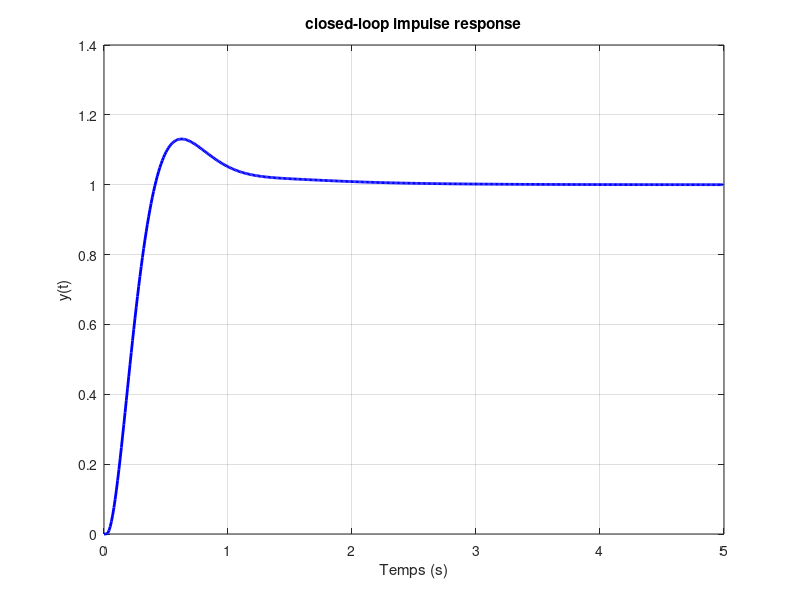

This chart was generated by the following MATLAB code:
Ts=0.01; % sampling time
num=2.3; % the numerator coefficients of the transfer function of a physical system
den=[0.1 1.1 1]; % the denomerator coefficients of the transfer function of a physical system
G= tf(num, den); % the transfer function
sysd = c2d(G,Ts,'zoh'); % Convert the transfer function into a discrete-time transfer function
e(1)=0; % error initialization
e(2)=0;
u(1)=0; % initialization of the input signal
u(2)=0;
y(1)=0; % initialization of the input signal
y(2)=0;
A1 = 0.001109;  % the numerator coefficients of the discrete-time transfer function 
A0 = 0.001069;
B1 = -1.895; % the denomerator coefficients of the discrete-time transfer function 
B0 = 0.8958;
a1 = 2.23; % the numerator coefficients of the PI controller
a0 = -2.2;
b1 = 1;  % the denomerator coefficients of the PI controller
b0 = -1;
N = 500; % number of samples
consigne = 1;
for k = 3:N
    y(k) = -B1*y(k-1) - B0*y(k-2) + A1*u(k-1) + A0*u(k-2); % recurrence equation
    e(k) = consigne - y(k);
    u(k) = (a1/b1)*e(k) + (a0/b1)*e(k-1) - (b0/b1)*u(k-1);
end
t = (0:N-1)*Ts;
y=y(1:N);
size(t)
size(y)
plot(t, y, 'b', 'LineWidth', 2);
xlabel('Temps (s)');
ylabel('y(t)');
title('closed-loop impulse response');
grid on;